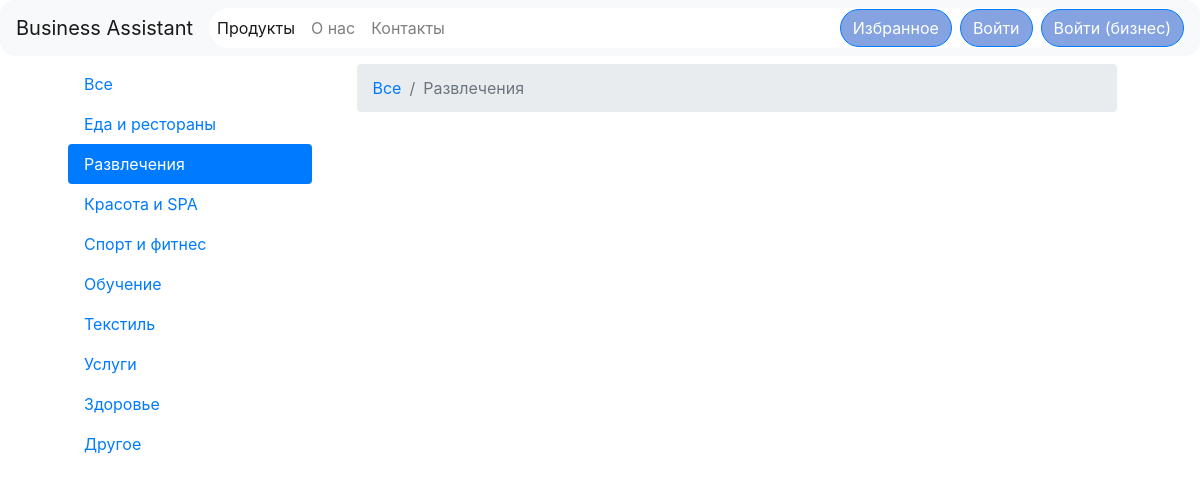
The app's page /shop/cat.php?id=2 with its own data.
### tables this page shows
CREATE TABLE `categories` (
  `id` int(11) NOT NULL,
  `status` varchar(10) NOT NULL DEFAULT 'Добавлено',
  `title` varchar(255) NOT NULL
);

### shop/cat.php (the view, shortened to what this page needs)
<?php
include 'configs/db.php';
include 'parts/header.php';
$sql = "SELECT * FROM categories WHERE id=" . $_GET['id'];
$category = mysqli_fetch_assoc($conn->query($sql));
?>
<div class="container">
		<div class="row m-2">
		  	<div class="col-3">
			    <?php include $_SERVER['DOCUMENT_ROOT'] . '/shop/parts/cat_nav.php'; ?>
		  	</div>
		  	<div class="col-9">
		  		<div class="container">
		  			<nav aria-label="breadcrumb">
					  <ol class="breadcrumb">
					    <li class="breadcrumb-item"><a href="/shop/">Все</a></li>
					    <li class="breadcrumb-item active" aria-current="page"><?php echo $category['title']; ?></li>
					  </ol>
					</nav>
<?php include 'parts/footer.php'; ?>

### shop/parts/cat_nav.php
<div class="nav flex-column nav-pills" id="v-pills-tab" role="tablist" aria-orientation="vertical">
	 <a class="nav-link <?php if(!isset($_GET['id'])){ ?> active <?php } ?>" href="/shop/">Все</a>
	<?php
	$sql1 = "SELECT * FROM categories WHERE `status` = 'Добавлено'";
	$result1 = $conn->query($sql1);
	while ($row1 = mysqli_fetch_assoc($result1)) {
		if(isset($_GET['id']) && $_GET['id'] == $row1['id']) {
			echo "<a class='nav-link active' href='/shop/cat.php?id=" . $row1["id"] . "'>" . $row1["title"] . "</a>";
		} else {
			echo "<a class='nav-link' href='/shop/cat.php?id=" . $row1["id"] . "'>" . $row1["title"] . "</a>";
		}
	}
	?>
</div>

### records on screen
categories: title "Еда и рестораны"
categories: title "Развлечения"
categories: title "Красота и SPA"
categories: title "Спорт и фитнес"
categories: title "Обучение"
categories: title "Текстиль"
categories: title "Услуги"
categories: title "Здоровье"
categories: title "Другое"

### other values on screen
$nameSite "Business Assistant"
